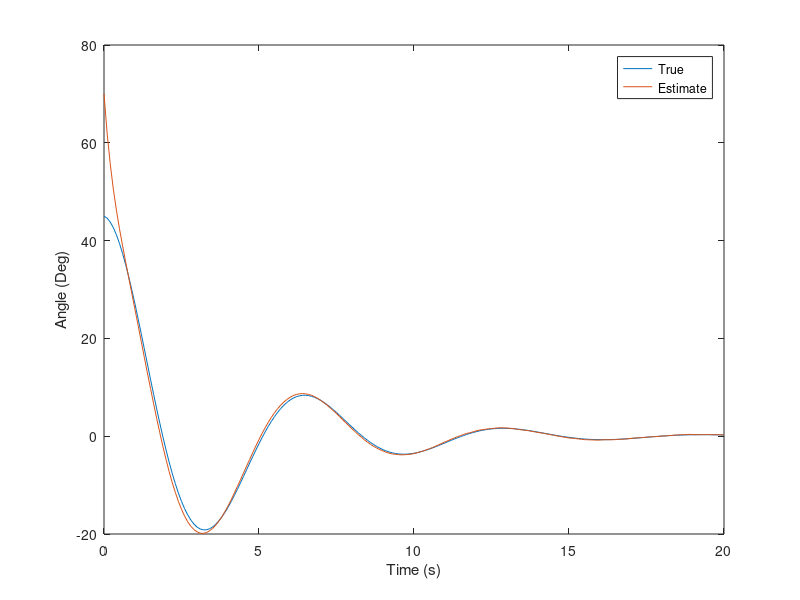

The MATLAB source for this figure:
% Model parameters
k = 0.5;

% Observer model (linearised, including modelling errors)
Aobs = [0, 1; -1 * 0.7, -k * 1.5]; % True linearised model is: A = [0, 1; -1, -k]
Cobs = eye(2);
L    = [3.1221, 0.1192; 0.1192, 2.3503];
m_noise = 1e-3;
m_bias  = 0.0;

Ts = 0.1;
Tmax = 20;
t = 0:Ts:Tmax;
N = length(t);

x1 = zeros(1, N); x2 = zeros(1, N);
x1hat = zeros(1, N); x2hat = zeros(1, N);

% Initial conditions and guesses
x1(1) = 45 * pi / 180; x1hat(1) = 70 * pi / 180;
x2(1) = 0;             x2hat(1) = 0;

for i=2:N
   
    % True system
    x2(i) = x2(i - 1) + Ts * (-sin(x1(i - 1)) - k * x2(i - 1));
    x1(i) = x1(i - 1) + Ts * x2(i);
    
    % Luenberger observer
    xhatprev = [x1hat(i - 1); x2hat(i - 1)];
    measurements = [x1(i) + m_noise * randn() + m_bias; x2(i) + m_noise * randn() + m_bias];
    xdothat = (Aobs - L * Cobs) * xhatprev + L * measurements;
    xhat = xhatprev + xdothat * Ts;
    x1hat(i) = xhat(1); x2hat(i) = xhat(2);
    
    plot(t(1:i), x1(1:i) * 180 / pi, t(1:i), x1hat(1:i) * 180 / pi)
    pause(0.01)
    
end

ylabel('Angle (Deg)')
xlabel('Time (s)')
legend('True', 'Estimate')